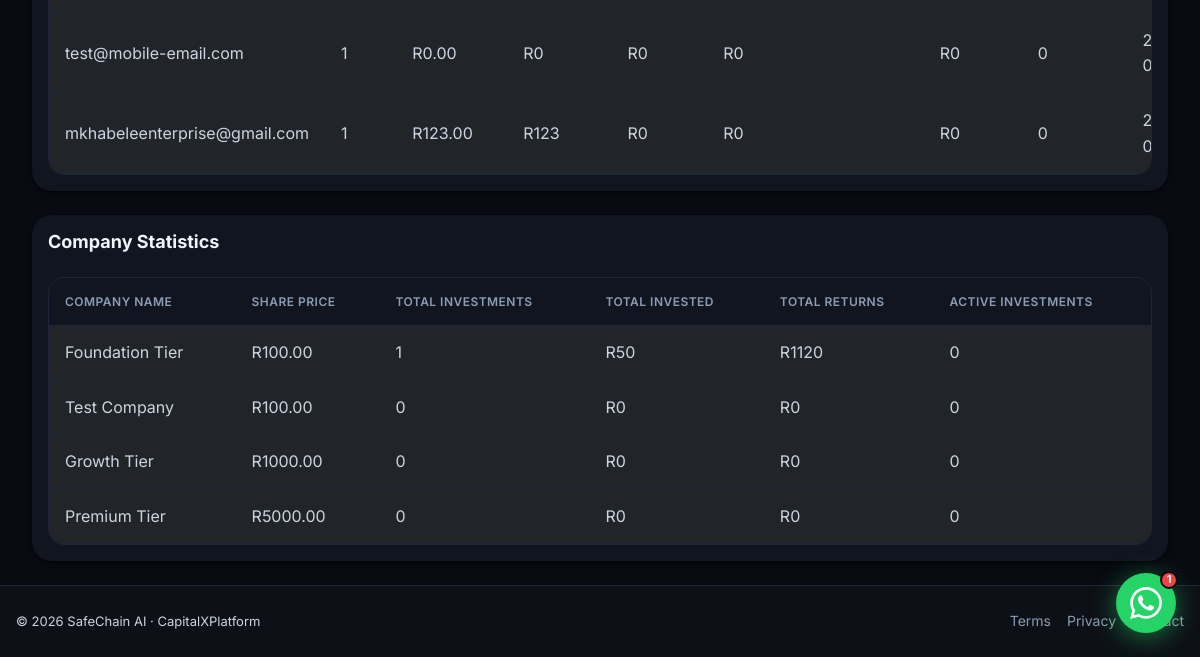
Before: /admin_dashboard/ (signed in, lower part) with the older database file.
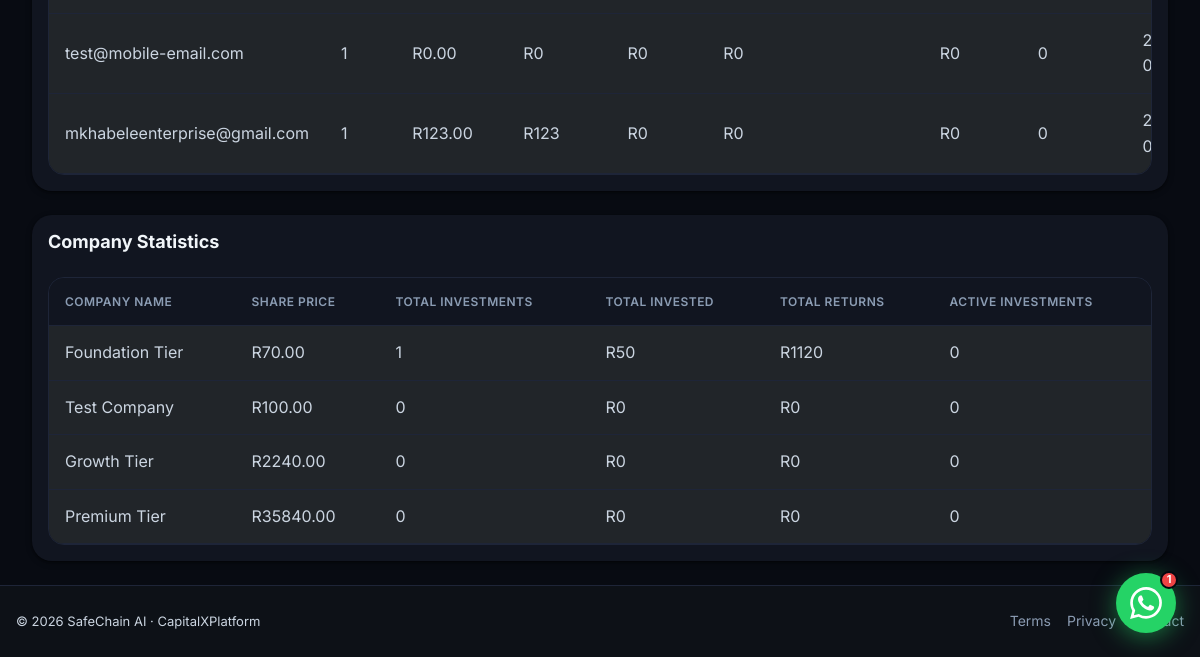
After: the same page with the newer database file.
### core/models.py (models this page shows, shortened)
class Company(models.Model):
    name = models.CharField(max_length=100)
    share_price = models.DecimalField(max_digits=12, decimal_places=2)
    expected_return = models.DecimalField(max_digits=12, decimal_places=2)
    duration_days = models.IntegerField()
    min_level = models.IntegerField(default=1)
    created_at = models.DateTimeField(auto_now_add=True)
    updated_at = models.DateTimeField(auto_now=True)
    logo = models.ImageField(upload_to='company_logos/', null=True, blank=True)
    description = models.TextField(blank=True)

### core/views.py (the view)
# urls.py: path('admin_dashboard/', views.admin_dashboard_view, name='admin_dashboard_legacy'),
@staff_member_required
def admin_dashboard_view(request):
    try:
        if 'admin_access_error' in request.session:
            messages.error(request, request.session['admin_access_error'])
            del request.session['admin_access_error']
        tiers = Company.objects.all().order_by('share_price')
        investment_stats = Investment.objects.values('company_id').annotate(
            total_investments=Count('id'),
            total_invested=Sum('amount'),
            total_returns=Sum('return_amount'),
            active_investments=Count('id', filter=Q(is_active=True))
        )
        investment_stats_dict = {
            stat['company_id']: stat for stat in investment_stats
        }
        tier_stats = []
        for tier in tiers:
            stats = investment_stats_dict.get(tier.id, {})
            tier_stats.append({
                'tier': tier,
                'total_investments': stats.get('total_investments', 0),
                'total_invested': stats.get('total_invested', 0) or 0,
                'total_returns': stats.get('total_returns', 0) or 0,
                'active_investments': stats.get('active_investments', 0),
            })
        total_deposits = Deposit.objects.filter(status='approved').aggregate(
            total=Sum('amount')
        )['total'] or 0
        investment_overall_stats = Investment.objects.aggregate(
            total_count=Count('id'),
            total_returns=Sum('return_amount', filter=Q(is_active=False))
        )
        total_investments = investment_overall_stats['total_count']
        plan_returns = PlanInvestment.objects.filter(profit_paid=True).aggregate(total=Sum('return_amount'))['total'] or 0
        total_returns = (investment_overall_stats['total_returns'] or 0) + plan_returns
        total_users = CustomUser.objects.count()
        users_with_wallets = CustomUser.objects.select_related('wallet').order_by('-date_joined')
        user_deposit_stats = Deposit.objects.values('user_id').annotate(
            total_deposited=Sum('amount', filter=Q(status='approved'))
        )
        user_deposit_dict = {
            stat['user_id']: stat['total_deposited'] or 0 for stat in user_deposit_stats
        }
        user_investment_stats = Investment.objects.values('user_id').annotate(
            total_invested=Sum('amount'),
            total_returns=Sum('return_amount', filter=Q(is_active=False)),
            active_investments=Count('id', filter=Q(is_active=True))
        )
        user_investment_dict = {
            stat['user_id']: stat for stat in user_investment_stats
        }
        user_referral_stats = ReferralReward.objects.values('referrer_id').annotate(
            total_earnings=Sum('reward_amount')
        )
        user_referral_dict = {
            stat['referrer_id']: stat['total_earnings'] or 0 for stat in user_referral_stats
        }
        user_referral_count_stats = Referral.objects.values('inviter_id').annotate(
            total_referrals=Count('id')
        )
        user_referral_count_dict = {
            stat['inviter_id']: stat['total_referrals'] for stat in user_referral_count_stats
        }
        user_details = []
        for user in users_with_wallets:
            total_deposited = user_deposit_dict.get(user.id, 0)
            investment_stats = user_investment_dict.get(user.id, {})
            total_invested = investment_stats.get('total_invested', 0) or 0
            total_returns_user = investment_stats.get('total_returns', 0) or 0
            active_investments_count = investment_stats.get('active_investments', 0)
            referral_earnings = user_referral_dict.get(user.id, 0)
            total_referrals = user_referral_count_dict.get(user.id, 0)
            user_details.append({
                'user': user,
                'wallet': getattr(user, 'wallet', None),
                'total_deposited': total_deposited,
                'total_invested': total_invested,
                'total_returns': total_returns_user,
                'active_investments': active_investments_count,
                'referral_earnings': referral_earnings,
                'total_referrals': total_referrals,
                'deposits': [],
                'investments': [],
                'referrals': [],
            })
        recent_deposits = Deposit.objects.select_related('user').order_by('-created_at')[:10]
        recent_investments = Investment.objects.select_related('user', 'company').order_by('-created_at')[:10]
        recent_returns = Investment.objects.filter(is_active=False).select_related('user', 'company').order_by('-end_date')[:10]
        pending_deposit_stats = Deposit.objects.filter(status='pending').aggregate(
            count=Count('id'),
            total=Sum('amount')
        )
        pending_deposits_count = pending_deposit_stats['count']
        pending_deposits_amount = pending_deposit_stats['total'] or 0
        context = {
            'tier_stats': tier_stats,
            'total_deposits': total_deposits,
            'total_investments': total_investments,
            'total_returns': total_returns,
            'total_users': total_users,
            'user_details': user_details,
            'recent_deposits': recent_deposits,
            'recent_investments': recent_investments,
            'recent_returns': recent_returns,
            'pending_deposits_count': pending_deposits_count,
            'pending_deposits_amount': pending_deposits_amount,
        }
        return render(request, 'core/admin_dashboard.html', context)
    except Exception as e:
        logger.error(f"Error in admin_dashboard_view: {str(e)}", exc_info=True)
        return HttpResponse(f"Error in admin dashboard view: {str(e)}", status=500)

### core/templates/core/admin_dashboard.html (shortened to what this page needs)
{% extends 'base.html' %}
{% load static %}
{% block content %}
<div class="container-fluid mt-5">
    <div class="row mb-4">
        <div class="col-12">
            <div class="card bg-dark text-light">
                <div class="card-body">
                    <div class="table-responsive">
                        <table class="table table-dark table-hover">
                            <tbody>
                                {% for detail in user_details %}
                                <tr>
                                    <td>{{ detail.user.email }}</td>
                                    <td>{{ detail.user.level }}</td>
                                    <td>R{{ detail.wallet.balance|default:"0.00" }}</td>
                                    <td>R{{ detail.total_deposited }}</td>
                                    <td>R{{ detail.total_invested }}</td>
                                    <td>R{{ detail.total_returns }}</td>
                                    <td>{{ detail.active_investments.count }}</td>
                                    <td>R{{ detail.referral_earnings }}</td>
                                    <td>{{ detail.total_referrals }}</td>
                                    <td>{{ detail.user.date_joined|date:"Y-m-d" }}</td>
                                </tr>
                                {% endfor %}
                            </tbody>
                        </table>
                    </div>
                </div>
            </div>
        </div>
    </div>
    <div class="row">
        <div class="col-12">
            <div class="card bg-dark text-light">
                <div class="card-body">
                    <h4 class="card-title mb-4">Company Statistics</h4>
                    <div class="table-responsive">
                        <table class="table table-dark table-hover">
                            <thead>
                                <tr>
                                    <th>Company Name</th>
                                    <th>Share Price</th>
                                    <th>Total Investments</th>
                                    <th>Total Invested</th>
                                    <th>Total Returns</th>
                                    <th>Active Investments</th>
                                </tr>
                            </thead>
                            <tbody>
                                {% for stat in tier_stats %}
                                <tr>
                                    <td>{{ stat.tier.name }}</td>
                                    <td>R{{ stat.tier.share_price }}</td>
                                    <td>{{ stat.total_investments }}</td>
                                    <td>R{{ stat.total_invested }}</td>
                                    <td>R{{ stat.total_returns }}</td>
                                    <td>{{ stat.active_investments }}</td>
                                </tr>
                                {% endfor %}
                            </tbody>
                        </table>
                    </div>
                </div>
            </div>
        </div>
    </div>
</div>
{% endblock %}

Changed rows visible on the page:
changed Company "Foundation Tier": tier.share_price "100.00" → "70.00"
changed Company "Growth Tier": tier.share_price "1000.00" → "2240.00"
changed Company "Premium Tier": tier.share_price "5000.00" → "35840.00"
